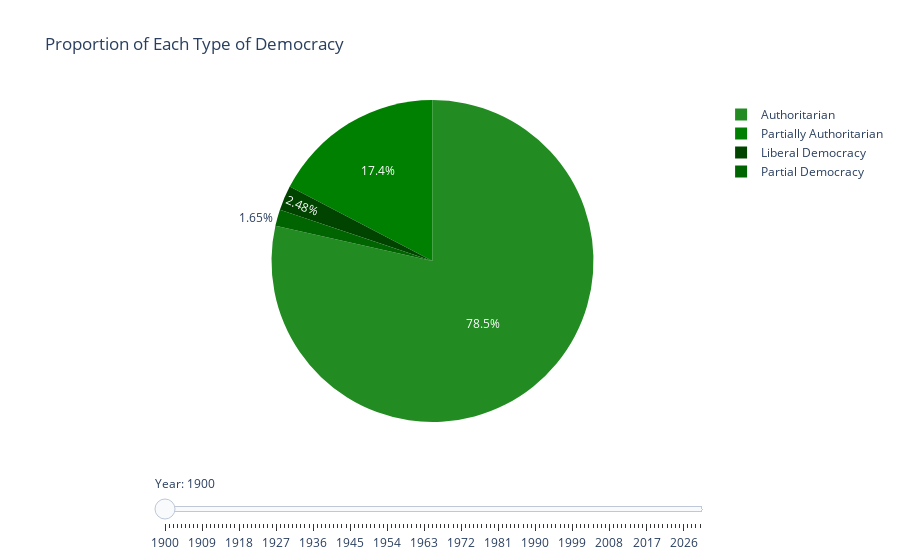

Write notebook code for a chart like this one.
### Code cell
years = pie['Year'].unique()

data = []
for year in years:
    year_data = pie[pie['Year'] == year]

    data.append(go.Pie(
        labels=['Authoritarian', 'Partially Authoritarian', 'Partial Democracy', 'Liberal Democracy'],
        values=[year_data['Authoritarian'].values[0], year_data['Partially Authoritarian'].values[0],
                year_data['Partial Democracy'].values[0], year_data['Liberal Democracy'].values[0]],
        name=str(year),
        visible=False,
    ))

data[0]['visible'] = True  # Set the first year as visible

sliders = [{
    'active': 0,
    'currentvalue': {"prefix": "Year: "},
    'pad': {"t": 50},
    'steps': [{'label': str(year), 'method': 'update', 'args': [{'visible': [y == year for y in years]}]}
              for year in years]
}]

layout = go.Layout(
    title='Proportion of Each Type of Democracy',
    sliders=sliders
)

fig = go.Figure(data=data, layout=layout)
fig.update_traces(marker=dict(colors=['#228B22', '#008000', '#006400', '#004400']))
fig.show()
